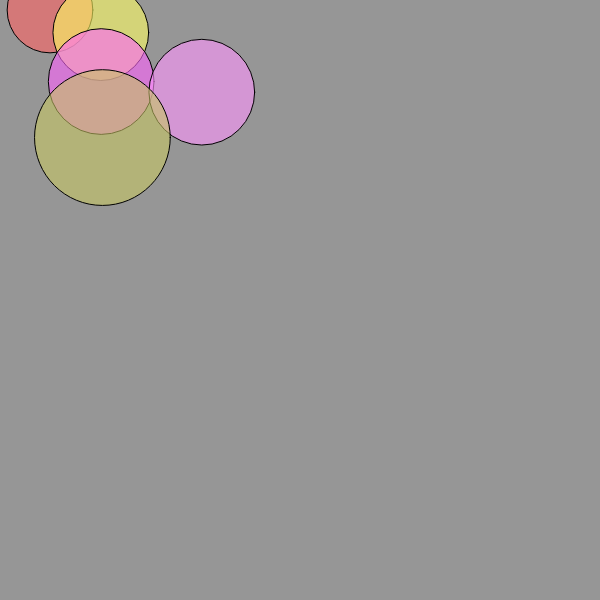
Frame 1 (no input)
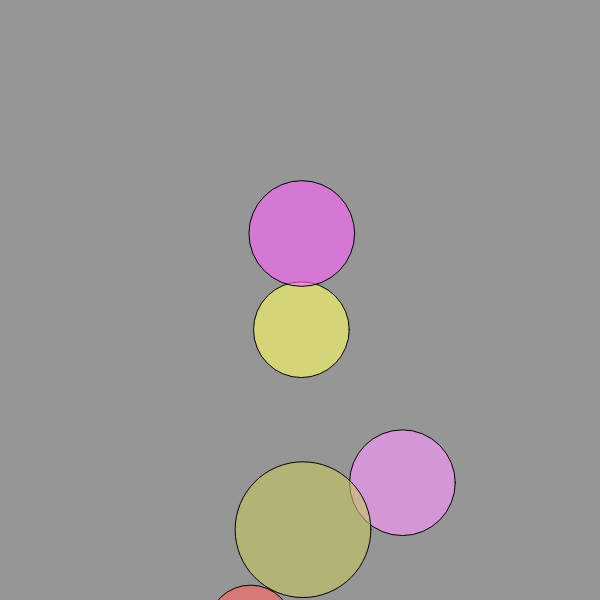
Frame 60 (no input)
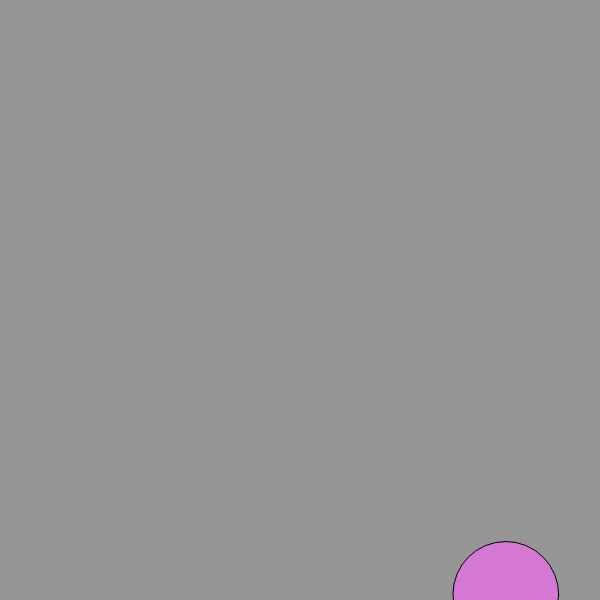
Frame 120 (the mouse pressed at the canvas centre since frame 60)

The p5.js sketch that drew these frames (run headless with seeded random() and noise() and a simulated clock; from frame 60 on, the mouse is pressed at the canvas centre):

// p5.js sketch
// ── sketch.js

var circle;

function setup() {
  createCanvas(600, 600);
  
  circle = {
		x_pos: 50,
		y_pos: 10,
		size: random (50,100)
	};
}

function draw() {
  background(150);
  fill(255,100,100,150);

  ellipse(circle.x_pos,
    circle.y_pos,
    circle.size,
    circle.size)
  
  circle.x_pos=circle.x_pos+0.8;
  circle.y_pos = pow((0.07*circle.x_pos),2)

  fill(255,255,100,150);
  ellipse(circle.x_pos+50,
    circle.y_pos+20,
    circle.size+10,
    circle.size+10)

  circle.x_pos=circle.x_pos+0.4;
  circle.y_pos = pow((0.05*circle.x_pos),2)

  fill(255,100,255,150);
  ellipse(circle.x_pos+50,
    circle.y_pos+75,
    circle.size+20,
    circle.size+20)

  circle.x_pos=circle.x_pos+0.6;
  circle.y_pos = pow((0.08*circle.x_pos),2)

  fill(255,150,255,150);
  ellipse(circle.x_pos+150,
    circle.y_pos+75,
    circle.size+20,
    circle.size+20)

  circle.x_pos=circle.x_pos+0.6;
  circle.y_pos = pow((0.08*circle.x_pos),2)

  
  fill(200,200,100,150);
  ellipse(circle.x_pos+50,
    circle.y_pos+120,
    circle.size+50,
    circle.size+50)

  circle.x_pos=circle.x_pos+1;
  circle.y_pos = pow((0.1*circle.x_pos),2)
}
